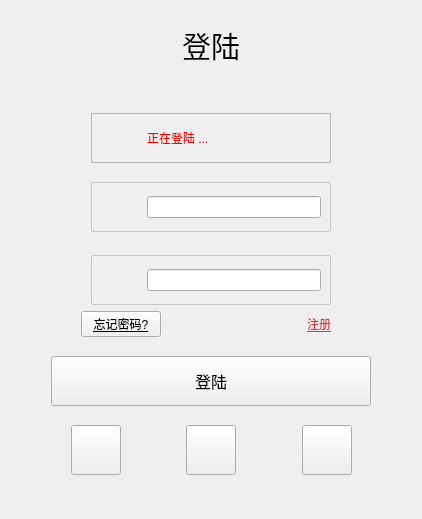
                 <widget class="QWidget" name="loginPage">
                  <layout class="QGridLayout" name="gridLayout_5">
                   <item row="0" column="0">
                    <layout class="QVBoxLayout" name="verticalLayout">
                     <item>
                      <spacer name="verticalSpacer_2">
                       <property name="orientation">
                        <enum>Qt::Vertical</enum>
                       </property>
                       <property name="sizeHint" stdset="0">
                        <size>
                         <width>20</width>
                         <height>13</height>
                        </size>
                       </property>
                      </spacer>
                     </item>
                     <item>
                      <layout class="QHBoxLayout" name="horizontalLayout">
                       <item>
                        <spacer name="horizontalSpacer">
                         <property name="orientation">
                          <enum>Qt::Horizontal</enum>
                         </property>
                         <property name="sizeHint" stdset="0">
                          <size>
                           <width>40</width>
                           <height>20</height>
                          </size>
                         </property>
                        </spacer>
                       </item>
                       <item>
                        <widget class="QLabel" name="label_login">
                         <property name="font">
                          <font>
                           <family>Arial</family>
                           <pointsize>22</pointsize>
                          </font>
                         </property>
                         <property name="text">
                          <string>登陆</string>
                         </property>
                        </widget>
                       </item>
                       <item>
                        <spacer name="horizontalSpacer_2">
                         <property name="orientation">
                          <enum>Qt::Horizontal</enum>
                         </property>
                         <property name="sizeHint" stdset="0">
                          <size>
                           <width>40</width>
                           <height>20</height>
                          </size>
                         </property>
                        </spacer>
                       </item>
                      </layout>
                     </item>
                     <item>
                      <spacer name="verticalSpacer_7">
                       <property name="orientation">
                        <enum>Qt::Vertical</enum>
                       </property>
                       <property name="sizeHint" stdset="0">
                        <size>
                         <width>20</width>
                         <height>40</height>
                        </size>
                       </property>
                      </spacer>
                     </item>
                     <item>
                      <layout class="QHBoxLayout" name="horizontalLayout_16">
                       <item>
                        <spacer name="horizontalSpacer_26">
                         <property name="orientation">
                          <enum>Qt::Horizontal</enum>
                         </property>
                         <property name="sizeType">
                          <enum>QSizePolicy::Fixed</enum>
                         </property>
                         <property name="sizeHint" stdset="0">
                          <size>
                           <width>80</width>
                           <height>20</height>
                          </size>
                         </property>
                        </spacer>
                       </item>
                       <item>
                        <widget class="QFrame" name="frame_err">
                         <property name="styleSheet">
                          <string notr="true">#frame_user_name::!hover{

      border: 1px solid #c7c7c7;
      border-radius: 2px;
	  margin-top: 0ex

}
#frame_user_name::hover{
      border: 1px solid #58a6ee;
      border-radius: 2px;
	  margin-top: 0ex
}</string>
                         </property>
                         <property name="frameShape">
                          <enum>QFrame::StyledPanel</enum>
                         </property>
                         <property name="frameShadow">
                          <enum>QFrame::Raised</enum>
                         </property>
                         <layout class="QGridLayout" name="gridLayout_7">
                          <item row="1" column="0">
                           <layout class="QHBoxLayout" name="horizontalLayout_17">
                            <item>
                             <spacer name="horizontalSpacer_27">
                              <property name="orientation">
                               <enum>Qt::Horizontal</enum>
                              </property>
                              <property name="sizeType">
                               <enum>QSizePolicy::Fixed</enum>
                              </property>
                              <property name="sizeHint" stdset="0">
                               <size>
                                <width>10</width>
                                <height>20</height>
                               </size>
                              </property>
                             </spacer>
                            </item>
                            <item>
                             <widget class="QLabel" name="err_logo">
                              <property name="sizePolicy">
                               <sizepolicy hsizetype="Fixed" vsizetype="Fixed">
                                <horstretch>0</horstretch>
                                <verstretch>0</verstretch>
                               </sizepolicy>
                              </property>
                              <property name="minimumSize">
                               <size>
                                <width>30</width>
                                <height>30</height>
                               </size>
                              </property>
                              <property name="maximumSize">
                               <size>
                                <width>30</width>
                                <height>30</height>
                               </size>
                              </property>
                              <property name="text">
                               <string/>
                              </property>
                              <property name="pixmap">
                               <pixmap resource="pic.qrc">:/res/pic/icon_error_tip.png</pixmap>
                              </property>
                              <property name="scaledContents">
                               <bool>true</bool>
                              </property>
                             </widget>
                            </item>
                            <item>
                             <widget class="QLabel" name="err_msg">
                              <property name="styleSheet">
                               <string notr="true">color: rgb(255, 0, 0);
font: 12pt &quot;黑体&quot;;</string>
                              </property>
                              <property name="text">
                               <string>正在登陆 ...</string>
                              </property>
                             </widget>
                            </item>
                           </layout>
                          </item>
                         </layout>
                        </widget>
                       </item>
                       <item>
                        <spacer name="horizontalSpacer_28">
                         <property name="orientation">
                          <enum>Qt::Horizontal</enum>
                         </property>
                         <property name="sizeType">
                          <enum>QSizePolicy::Fixed</enum>
                         </property>
                         <property name="sizeHint" stdset="0">
                          <size>
                           <width>80</width>
                           <height>20</height>
                          </size>
                         </property>
                        </spacer>
                       </item>
                      </layout>
                     </item>
                     <item>
                      <spacer name="verticalSpacer">
                       <property name="orientation">
                        <enum>Qt::Vertical</enum>
                       </property>
                       <property name="sizeHint" stdset="0">
                        <size>
                         <width>20</width>
                         <height>13</height>
                        </size>
                       </property>
                      </spacer>
                     </item>
                     <item>
                      <layout class="QHBoxLayout" name="horizontalLayout_10">
                       <item>
                        <spacer name="horizontalSpacer_20">
                         <property name="orientation">
                          <enum>Qt::Horizontal</enum>
                         </property>
                         <property name="sizeType">
                          <enum>QSizePolicy::Fixed</enum>
                         </property>
                         <property name="sizeHint" stdset="0">
                          <size>
                           <width>80</width>
                           <height>20</height>
                          </size>
                         </property>
                        </spacer>
                       </item>
                       <item>
                        <widget class="QFrame" name="frame_user_name">
                         <property name="styleSheet">
                          <string notr="true">#frame_user_name::!hover{

      border: 1px solid #c7c7c7;
      border-radius: 2px;
	  margin-top: 0ex

}
#frame_user_name::hover{
      border: 1px solid #58a6ee;
      border-radius: 2px;
	  margin-top: 0ex
}</string>
                         </property>
                         <property name="frameShape">
                          <enum>QFrame::StyledPanel</enum>
                         </property>
                         <property name="frameShadow">
                          <enum>QFrame::Raised</enum>
                         </property>
                         <layout class="QGridLayout" name="gridLayout_4">
                          <item row="1" column="0">
                           <layout class="QHBoxLayout" name="horizontalLayout_11">
                            <item>
                             <spacer name="horizontalSpacer_21">
                              <property name="orientation">
                               <enum>Qt::Horizontal</enum>
                              </property>
                              <property name="sizeType">
                               <enum>QSizePolicy::Fixed</enum>
                              </property>
                              <property name="sizeHint" stdset="0">
                               <size>
                                <width>10</width>
                                <height>20</height>
                               </size>
                              </property>
                             </spacer>
                            </item>
                            <item>
                             <widget class="QLabel" name="label_user_name">
                              <property name="sizePolicy">
                               <sizepolicy hsizetype="Fixed" vsizetype="Fixed">
                                <horstretch>0</horstretch>
                                <verstretch>0</verstretch>
                               </sizepolicy>
                              </property>
                              <property name="minimumSize">
                               <size>
                                <width>30</width>
                                <height>30</height>
                               </size>
                              </property>
                              <property name="maximumSize">
                               <size>
                                <width>30</width>
                                <height>30</height>
                               </size>
                              </property>
                              <property name="text">
                               <string/>
                              </property>
                             </widget>
                            </item>
                            <item>
                             <widget class="QLineEdit" name="lineE_user_name">
                              <property name="styleSheet">
                               <string notr="true">font: 14pt &quot;黑体&quot;;</string>
                              </property>
                              <property name="text">
                               <string/>
                              </property>
                              <property name="placeholderText">
                               <string/>
                              </property>
                              <property name="clearButtonEnabled">
                               <bool>true</bool>
                              </property>
                             </widget>
                            </item>
                           </layout>
                          </item>
                         </layout>
                        </widget>
                       </item>
                       <item>
                        <spacer name="horizontalSpacer_22">
                         <property name="orientation">
                          <enum>Qt::Horizontal</enum>
                         </property>
                         <property name="sizeType">
                          <enum>QSizePolicy::Fixed</enum>
                         </property>
                         <property name="sizeHint" stdset="0">
                          <size>
                           <width>80</width>
                           <height>20</height>
                          </size>
                         </property>
                        </spacer>
                       </item>
                      </layout>
                     </item>
                     <item>
                      <spacer name="verticalSpacer_3">
                       <property name="orientation">
                        <enum>Qt::Vertical</enum>
                       </property>
                       <property name="sizeHint" stdset="0">
                        <size>
                         <width>20</width>
                         <height>17</height>
                        </size>
                       </property>
                      </spacer>
                     </item>
                     <item>
                      <layout class="QHBoxLayout" name="horizontalLayout_2">
                       <item>
                        <spacer name="horizontalSpacer_6">
                         <property name="orientation">
                          <enum>Qt::Horizontal</enum>
                         </property>
                         <property name="sizeType">
                          <enum>QSizePolicy::Fixed</enum>
                         </property>
                         <property name="sizeHint" stdset="0">
                          <size>
                           <width>80</width>
                           <height>20</height>
                          </size>
                         </property>
                        </spacer>
                       </item>
                       <item>
                        <widget class="QFrame" name="frame_pwd">
                         <property name="styleSheet">
                          <string notr="true">#frame_pwd::!hover{

      border: 1px solid #c7c7c7;
      border-radius: 2px;
	  margin-top: 0ex

}
#frame_pwd::hover{
      border: 1px solid #58a6ee;
      border-radius: 2px;
	  margin-top: 0ex
}</string>
                         </property>
                         <property name="frameShape">
                          <enum>QFrame::StyledPanel</enum>
                         </property>
                         <property name="frameShadow">
                          <enum>QFrame::Raised</enum>
                         </property>
                         <layout class="QGridLayout" name="gridLayout">
                          <item row="0" column="0">
                           <layout class="QHBoxLayout" name="horizontalLayout_3">
                            <item>
                             <spacer name="horizontalSpacer_5">
                              <property name="orientation">
                               <enum>Qt::Horizontal</enum>
                              </property>
                              <property name="sizeType">
                               <enum>QSizePolicy::Fixed</enum>
                              </property>
                              <property name="sizeHint" stdset="0">
                               <size>
                                <width>10</width>
                                <height>20</height>
                               </size>
                              </property>
                             </spacer>
                            </item>
                            <item>
                             <widget class="QLabel" name="label_pwd">
                              <property name="sizePolicy">
                               <sizepolicy hsizetype="Fixed" vsizetype="Fixed">
                                <horstretch>0</horstretch>
                                <verstretch>0</verstretch>
                               </sizepolicy>
                              </property>
                              <property name="minimumSize">
                               <size>
                                <width>30</width>
                                <height>30</height>
                               </size>
                              </property>
                              <property name="maximumSize">
                               <size>
                                <width>30</width>
                                <height>30</height>
                               </size>
                              </property>
                              <property name="text">
                               <string/>
                              </property>
                             </widget>
                            </item>
                            <item>
                             <widget class="QLineEdit" name="lineE_pwd">
                              <property name="styleSheet">
                               <string notr="true">font: 14pt &quot;黑体&quot;;</string>
                              </property>
                              <property name="text">
                               <string/>
                              </property>
                              <property name="clearButtonEnabled">
                               <bool>true</bool>
                              </property>
                             </widget>
                            </item>
                           </layout>
                          </item>
                         </layout>
                        </widget>
                       </item>
                       <item>
                        <spacer name="horizontalSpacer_19">
                         <property name="orientation">
                          <enum>Qt::Horizontal</enum>
                         </property>
                         <property name="sizeType">
                          <enum>QSizePolicy::Fixed</enum>
                         </property>
                         <property name="sizeHint" stdset="0">
                          <size>
                           <width>80</width>
                           <height>20</height>
                          </size>
                         </property>
                        </spacer>
                       </item>
                      </layout>
                     </item>
                     <item>
                      <layout class="QHBoxLayout" name="horizontalLayout_5">
                       <item>
                        <spacer name="horizontalSpacer_11">
                         <property name="orientation">
                          <enum>Qt::Horizontal</enum>
                         </property>
                         <property name="sizeHint" stdset="0">
                          <size>
                           <width>28</width>
                           <height>20</height>
                          </size>
                         </property>
                        </spacer>
                       </item>
                       <item>
                        <widget class="QPushButton" name="btn_forget">
                         <property name="font">
                          <font>
                           <family>Arial</family>
                           <underline>true</underline>
                          </font>
                         </property>
                         <property name="text">
                          <string>忘记密码?</string>
                         </property>
                        </widget>
                       </item>
                       <item>
                        <spacer name="horizontalSpacer_16">
                         <property name="orientation">
                          <enum>Qt::Horizontal</enum>
                         </property>
                         <property name="sizeHint" stdset="0">
                          <size>
                           <width>40</width>
                           <height>20</height>
                          </size>
                         </property>
                        </spacer>
                       </item>
                       <item>
                        <spacer name="horizontalSpacer_15">
                         <property name="orientation">
                          <enum>Qt::Horizontal</enum>
                         </property>
                         <property name="sizeHint" stdset="0">
                          <size>
                           <width>40</width>
                           <height>20</height>
                          </size>
                         </property>
                        </spacer>
                       </item>
                       <item>
                        <widget class="QPushButton" name="btn_register">
                         <property name="styleSheet">
                          <string notr="true">QPushButton {
    text-decoration: underline;
    background: transparent;
    border: none;
	color:#e83737;
}</string>
                         </property>
                         <property name="text">
                          <string>注册</string>
                         </property>
                        </widget>
                       </item>
                       <item>
                        <spacer name="horizontalSpacer_12">
                         <property name="orientation">
                          <enum>Qt::Horizontal</enum>
                         </property>
                         <property name="sizeType">
                          <enum>QSizePolicy::Fixed</enum>
                         </property>
                         <property name="sizeHint" stdset="0">
                          <size>
                           <width>80</width>
                           <height>20</height>
                          </size>
                         </property>
                        </spacer>
                       </item>
                      </layout>
                     </item>
                     <item>
                      <spacer name="verticalSpacer_5">
                       <property name="orientation">
                        <enum>Qt::Vertical</enum>
                       </property>
                       <property name="sizeHint" stdset="0">
                        <size>
                         <width>20</width>
                         <height>13</height>
                        </size>
                       </property>
                      </spacer>
                     </item>
                     <item>
                      <layout class="QHBoxLayout" name="horizontalLayout_6">
                       <item>
                        <spacer name="horizontalSpacer_13">
                         <property name="orientation">
                          <enum>Qt::Horizontal</enum>
                         </property>
                         <property name="sizeHint" stdset="0">
                          <size>
                           <width>40</width>
                           <height>20</height>
                          </size>
                         </property>
                        </spacer>
                       </item>
                       <item>
                        <widget class="QPushButton" name="btn_login">
                         <property name="sizePolicy">
                          <sizepolicy hsizetype="Fixed" vsizetype="Fixed">
                           <horstretch>0</horstretch>
                           <verstretch>0</verstretch>
                          </sizepolicy>
                         </property>
                         <property name="minimumSize">
                          <size>
                           <width>320</width>
                           <height>50</height>
                          </size>
                         </property>
                         <property name="maximumSize">
                          <size>
                           <width>320</width>
                           <height>50</height>
                          </size>
                         </property>
                         <property name="font">
                          <font>
                           <family>Arial</family>
                           <pointsize>12</pointsize>
                          </font>
                         </property>
                         <property name="text">
                          <string>登陆</string>
                         </property>
                        </widget>
                       </item>
                       <item>
                        <spacer name="horizontalSpacer_14">
                         <property name="orientation">
                          <enum>Qt::Horizontal</enum>
                         </property>
                         <property name="sizeHint" stdset="0">
                          <size>
                           <width>40</width>
                           <height>20</height>
                          </size>
                         </property>
                        </spacer>
                       </item>
                      </layout>
                     </item>
                     <item>
                      <spacer name="verticalSpacer_6">
                       <property name="orientation">
                        <enum>Qt::Vertical</enum>
                       </property>
                       <property name="sizeHint" stdset="0">
                        <size>
                         <width>20</width>
                         <height>13</height>
                        </size>
                       </property>
                      </spacer>
                     </item>
                     <item>
                      <layout class="QHBoxLayout" name="horizontalLayout_4">
                       <item>
                        <spacer name="horizontalSpacer_10">
                         <property name="orientation">
                          <enum>Qt::Horizontal</enum>
                         </property>
                         <property name="sizeHint" stdset="0">
                          <size>
                           <width>13</width>
                           <height>20</height>
                          </size>
                         </property>
                        </spacer>
                       </item>
                       <item>
                        <widget class="QPushButton" name="btn_wx">
                         <property name="sizePolicy">
                          <sizepolicy hsizetype="Fixed" vsizetype="Fixed">
                           <horstretch>0</horstretch>
                           <verstretch>0</verstretch>
                          </sizepolicy>
                         </property>
                         <property name="minimumSize">
                          <size>
                           <width>50</width>
                           <height>50</height>
                          </size>
                         </property>
                         <property name="maximumSize">
                          <size>
                           <width>50</width>
                           <height>50</height>
                          </size>
                         </property>
                         <property name="text">
                          <string/>
                         </property>
                        </widget>
                       </item>
                       <item>
                        <spacer name="horizontalSpacer_7">
                         <property name="orientation">
                          <enum>Qt::Horizontal</enum>
                         </property>
                         <property name="sizeHint" stdset="0">
                          <size>
                           <width>13</width>
                           <height>20</height>
                          </size>
                         </property>
                        </spacer>
                       </item>
                       <item>
                        <widget class="QPushButton" name="btn_qq">
                         <property name="sizePolicy">
                          <sizepolicy hsizetype="Fixed" vsizetype="Fixed">
                           <horstretch>0</horstretch>
                           <verstretch>0</verstretch>
                          </sizepolicy>
                         </property>
                         <property name="minimumSize">
                          <size>
                           <width>50</width>
                           <height>50</height>
                          </size>
                         </property>
                         <property name="maximumSize">
                          <size>
                           <width>50</width>
                           <height>50</height>
                          </size>
                         </property>
                         <property name="text">
                          <string/>
                         </property>
                        </widget>
                       </item>
                       <item>
                        <spacer name="horizontalSpacer_8">
                         <property name="orientation">
                          <enum>Qt::Horizontal</enum>
                         </property>
                         <property name="sizeHint" stdset="0">
                          <size>
                           <width>13</width>
                           <height>20</height>
                          </size>
                         </property>
                        </spacer>
                       </item>
                       <item>
                        <widget class="QPushButton" name="btn_wb">
                         <property name="sizePolicy">
                          <sizepolicy hsizetype="Fixed" vsizetype="Fixed">
                           <horstretch>0</horstretch>
                           <verstretch>0</verstretch>
                          </sizepolicy>
                         </property>
                         <property name="minimumSize">
                          <size>
                           <width>50</width>
                           <height>50</height>
                          </size>
                         </property>
                         <property name="maximumSize">
                          <size>
                           <width>50</width>
                           <height>50</height>
                          </size>
                         </property>
                         <property name="text">
                          <string/>
                         </property>
                        </widget>
                       </item>
                       <item>
                        <spacer name="horizontalSpacer_9">
                         <property name="orientation">
                          <enum>Qt::Horizontal</enum>
                         </property>
                         <property name="sizeHint" stdset="0">
                          <size>
                           <width>13</width>
                           <height>20</height>
                          </size>
                         </property>
                        </spacer>
                       </item>
                      </layout>
                     </item>
                     <item>
                      <spacer name="verticalSpacer_8">
                       <property name="orientation">
                        <enum>Qt::Vertical</enum>
                       </property>
                       <property name="sizeHint" stdset="0">
                        <size>
                         <width>20</width>
                         <height>13</height>
                        </size>
                       </property>
                      </spacer>
                     </item>
                    </layout>
                   </item>
                   <item row="1" column="0">
                    <spacer name="verticalSpacer_4">
                     <property name="orientation">
                      <enum>Qt::Vertical</enum>
                     </property>
                     <property name="sizeType">
                      <enum>QSizePolicy::Fixed</enum>
                     </property>
                     <property name="sizeHint" stdset="0">
                      <size>
                       <width>20</width>
                       <height>20</height>
                      </size>
                     </property>
                    </spacer>
                   </item>
                  </layout>
                 </widget>
